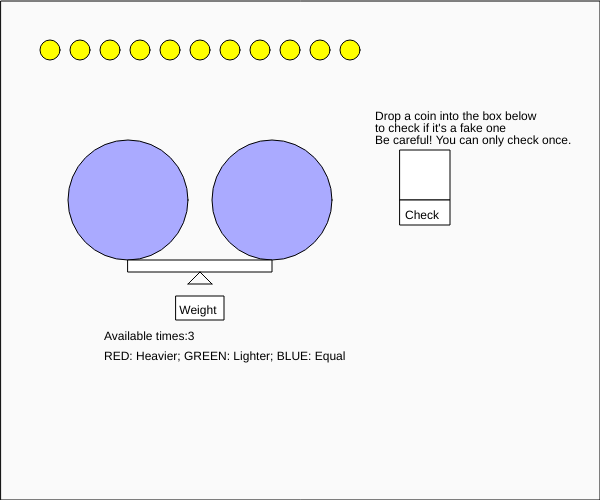
Frame 1 (no input)
Frame 60 (no input): identical to frame 1, image omitted
Frame 120 (the mouse pressed at the canvas centre since frame 60): identical to frame 1, image omitted

The p5.js sketch that drew this single still picture (run headless with seeded random() and noise() and a simulated clock; from frame 60 on, the mouse is pressed at the canvas centre):

// p5.js sketch
// ── sketch.js

var s = new Scale(80, 200, 240, 3);
var rb = new ResultBox(400, 150, 50);
var coins = [];

function setup(){
	createCanvas(600,500);
	for (let i=0; i< 11; i++){
		let coin = new Coin(i,50+i*30,50,20,10);
		coins.push(coin);
	}
	let fkId = Math.floor(Math.random()*11);
	coins[fkId].w += Math.random()*2 - 1;
}

function sqDist(p1, p2){
	return (p1.x-p2.x)*(p1.x-p2.x)+(p1.y-p2.y)*(p1.y-p2.y);
}

function draw(){
	background(255);
	fill(250);
	rect(1,1,599,499);
	s.draw();
	rb.draw();
	
	for (let i=0; i< 11; i++){
		coins[i].draw();
	}	
	
}	

function mousePressed(){
	for (let i=0; i< 11; i++){
		coins[i].onClicked(mouseX, mouseY);
	}
	
	let sId = 0;
	for (let i=0; i< 11; i++){
		if (sqDist({"x":mouseX, "y":mouseY}, coins[i]) < sqDist({"x":mouseX, "y":mouseY}, coins[sId])){
			sId = i;
		}
	}
	
	for (let i=0; i< 11; i++){
		if (i != sId) coins[i].isSelected = false;
	}
	
	s.onWeighting(mouseX, mouseY, coins);
	rb.onClicked(mouseX, mouseY, coins, s);
}

function mouseDragged() {
	for (let i=0; i< 11; i++){
		coins[i].onDragged(mouseX, mouseY);
	}
}

function mouseReleased(){
	for (let i=0; i< 11; i++){
		coins[i].onMouseReleased();
	}
}
// ── coin.js
var Coin = function(id,x,y,r,w){
	this.id = id;
	this.w = w;
	this.x = x;
	this.y = y;
	this.r = r;
	this.isSelected = false;
	
	this.draw = function(){
		fill("#ff0");
		ellipse(this.x,this.y,this.r,this.r);
	}
	
	this.onClicked = function(mx, my){
		let d = (this.x - mx)*(this.x - mx) + (this.y - my)*(this.y - my);
		if (d < this.r * this.r){
			this.isSelected = true;			
		}
		else 
			this.isSelected = false;
	}
	
	this.onDragged = function(mx,my){
		if (this.isSelected){
			this.x = mx;
			this.y = my;
		}
	}
	
	this.onMouseReleased = function(){
		this.isSelected = false;
	}
}
// ── resultbox.js
var ResultBox = function(x,y,s){
	this.x = x; 
	this.y = y;
	this.s = s;
	this.isClicked = false;
	
	this.draw = function(){
		push();
		translate(this.x, this.y);
		fill(255);
		rect(0,0,s,s);
		rect(0,s,s,s/2);
		fill(0);
		text("Check",5,s*11/8);
		text("Drop a coin into the box below", -s/2, -30);
		text("to check if it's a fake one",-s/2, -18)
		text("Be careful! You can only check once.", -s/2, -6);
		pop();
	}
	
	this.isInCheckedRegion = function(x,y){
		return (x>this.x && x<this.x + this.s) && (y>this.y && y< this.y + this.s);
	}
	
	this.onClicked = function(mx, my, coins, sc){
		let cnt = 0;
		let id = -1;		
		if (!this.isClicked) {
			if ((mx > this.x && mx < this.x + this.s) && 
				(my > this.y + this.s && my < this.y + this.s*1.5)) {
				for(let i =0; i< coins.length; i++){
					if (this.isInCheckedRegion(coins[i].x, coins[i].y)) {
						cnt ++;
						id = i;
					}
				}
			
				if(cnt == 1){
					if (coins[id].w * 2 != (coins[0].w + coins[1].w) ) {
						alert("Correct!!! You're genius!");
					} else {
						alert("Incorrect. You've failed.");
						sc.t = 0;
					}
					this.isClicked = true;
				} else if (cnt > 1 ) {
					alert("Can only check 1 coin at a time.");
				} else {
					alert("Drop a coin to the above box to check");
				}		
				
			}
		}
		
	}
}
// ── scale.js
var ScaleBox = function(x,y,r){
	this.x = x;
	this.y = y;
	this.r = r;
	this.clr = "#aaf";
	
	this.draw = function(){
		push();
		translate(this.x, this.y);
		
		fill(this.clr);
		ellipse(0, 0, this.r, this.r);
		
		pop();
	}
};

var Scale = function(x,y,w,t){
	this.x = x;
	this.y = y;
	this.w = w;
	this.h = w/2;
	this.t = t;
	this.left = new ScaleBox(w/5, 0, w/2);
	this.right = new ScaleBox(w*4/5, 0, w/2);
	this.state = 0;
	
	this.draw = function(){
		push();
		translate(this.x, this.y);
		
		if (this.state == 0){
			this.left.clr = "#aaf";
			this.right.clr = "#aaf";
		} else if (this.state > 0) {
			this.left.clr = "#faa";
			this.right.clr = "#afa";
		} else {
			this.left.clr = "#afa";
			this.right.clr = "#faa";
		}
		
		this.left.draw();
		this.right.draw();
		
		// foundation
		fill(255);
		rect(this.w/5, this.h*0.5, this.w*3/5, this.h*0.1);
		
		let c = {"x":this.w/2, "y":this.h*0.6};
		let l = {"x":this.w/2 - this.w*0.05, "y":this.h*0.7};
		let r = {"x":this.w/2 + this.w*0.05, "y":this.h*0.7};
		line(c.x,c.y,l.x,l.y);
		line(c.x,c.y,r.x,r.y);
		line(r.x,r.y,l.x,l.y);
		
		rect(this.w*0.4, this.h * 0.8, this.w*0.2, this.h * 0.2)
		fill(0);
		text(" Weight", this.w * 0.4, this.h * 0.95);
		
		// instruction
		
		text("Available times:" + this.t, this.w * 0.1, this.h + 20);
		text("RED: Heavier; GREEN: Lighter; BLUE: Equal", this.w * 0.1, this.h + 40);
		
		pop();
	}
	
	this.onWeighting = function(mx,my,coins){
		if (mx > (this.x + this.w * 0.4) && mx < (this.x + this.w * 0.6) && 
			my > (this.y + this.h * 0.8) && my < (this.y + this.h)) {
			if (this.t > 0) {
				this.weighting(coins);		
				this.t --;
			}	
		}
	}
	
	this.weighting = function(coins){		
		let lw = 0;
		let rw = 0;
		
		for(let i =0; i < coins.length; i++){
			let pl = {"x": this.left.x + this.x, "y": this.left.y + this.y};
			let pr = {"x": this.right.x + this.x, "y": this.right.y + this.y};
			let dl = (coins[i].x - pl.x)*(coins[i].x - pl.x) + (coins[i].y - pl.y)*(coins[i].y - pl.y);			
			let dr = (coins[i].x - pr.x)*(coins[i].x - pr.x) + (coins[i].y - pr.y)*(coins[i].y - pr.y);
			
			if (dl < this.left.r*this.left.r/4) {
				lw += coins[i].w;
			} else if (dr < this.right.r*this.right.r/4) {
				rw += coins[i].w;
			}
		}
		
		this.state = lw - rw;
	}		
}
